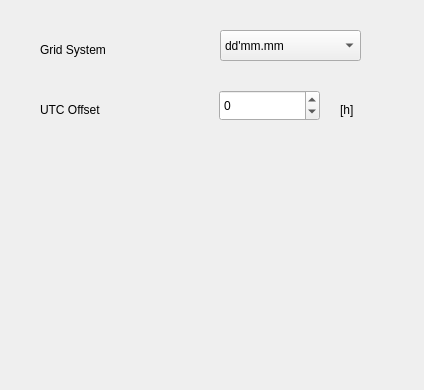
<?xml version="1.0" encoding="UTF-8"?>
<ui version="4.0">
 <class>GPSFrame6015</class>
 <widget class="QWidget" name="GPSFrame6015">
  <property name="geometry">
   <rect>
    <x>0</x>
    <y>0</y>
    <width>424</width>
    <height>390</height>
   </rect>
  </property>
  <property name="windowTitle">
   <string>GPS</string>
  </property>
  <widget class="QLabel" name="textLabel_GridSys">
   <property name="geometry">
    <rect>
     <x>40</x>
     <y>40</y>
     <width>134</width>
     <height>20</height>
    </rect>
   </property>
   <property name="text">
    <string>Grid System</string>
   </property>
   <property name="wordWrap">
    <bool>false</bool>
   </property>
  </widget>
  <widget class="QLabel" name="textLabel_UTCoffsetUnit">
   <property name="geometry">
    <rect>
     <x>340</x>
     <y>100</y>
     <width>67</width>
     <height>20</height>
    </rect>
   </property>
   <property name="text">
    <string>[h]</string>
   </property>
   <property name="wordWrap">
    <bool>false</bool>
   </property>
  </widget>
  <widget class="QLabel" name="textLabel_UTCoffset">
   <property name="geometry">
    <rect>
     <x>40</x>
     <y>100</y>
     <width>150</width>
     <height>20</height>
    </rect>
   </property>
   <property name="text">
    <string>UTC Offset</string>
   </property>
   <property name="wordWrap">
    <bool>false</bool>
   </property>
  </widget>
  <widget class="QSpinBox" name="spinBox_UTCoffset">
   <property name="geometry">
    <rect>
     <x>219</x>
     <y>90</y>
     <width>101</width>
     <height>31</height>
    </rect>
   </property>
   <property name="minimum">
    <number>-13</number>
   </property>
   <property name="maximum">
    <number>13</number>
   </property>
   <property name="singleStep">
    <number>1</number>
   </property>
   <property name="value">
    <number>0</number>
   </property>
  </widget>
  <widget class="QComboBox" name="comboBox_GridSys">
   <property name="geometry">
    <rect>
     <x>220</x>
     <y>30</y>
     <width>141</width>
     <height>31</height>
    </rect>
   </property>
   <item>
    <property name="text">
     <string>dd'mm.mm</string>
    </property>
   </item>
   <item>
    <property name="text">
     <string>dd.dddd</string>
    </property>
   </item>
   <item>
    <property name="text">
     <string>dd'mm''ss</string>
    </property>
   </item>
  </widget>
 </widget>
 <layoutdefault spacing="6" margin="11"/>
 <resources/>
 <connections/>
</ui>
